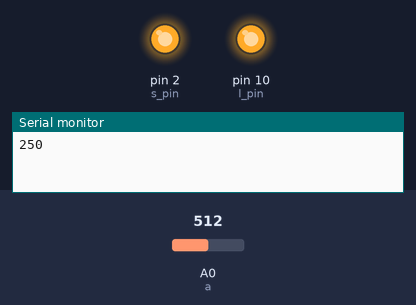
A sketch run on a simulated Arduino Uno, built with avr-gcc and run on an emulated ATmega328P. Shown: output pins drawn as LEDs (lit = HIGH), the last lines printed to the serial monitor. The inputs (shaded band) are chosen by the test bench; at power-on: A0 (a) = 512.

Above: at 3.8 s.
3.9 s: A0 (a) set to 122
At 6.5 s:
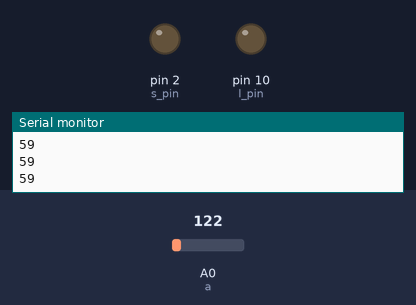
7.8 s: A0 (a) set to 229
11.7 s: A0 (a) set to 253
At 12.2 s:
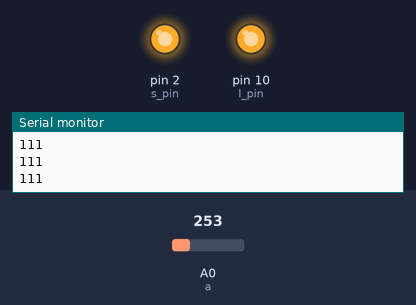
15.6 s: A0 (a) set to 110
At 18.3 s:
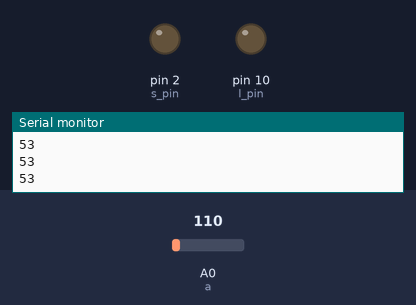
Timing chart, 0 to 19.8 s (numbered marks = the images above; inputs shaded):
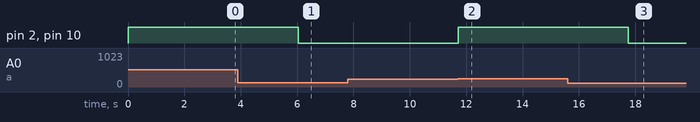

Measured:
- the behaviour switches between 245 and 246 on A0 (a) (found by bisection; images 1 and 2)
- after the input at 3.9 s, pin 2 (s_pin), pin 10 (l_pin): HIGH → LOW after 2.1 s
- after the input at 11.7 s, pin 2 (s_pin), pin 10 (l_pin): LOW → HIGH at once
- after the input at 15.6 s, pin 2 (s_pin), pin 10 (l_pin): HIGH → LOW after 2.2 s

The sketch:

BBEE.ino
```cpp
int a = A0;
int val = 0;
int l_pin = 10;
int s_pin = 2;

void setup()
{
    pinMode(l_pin, OUTPUT);
    pinMode(s_pin, OUTPUT);
    Serial.begin(9600);
}

void loop()
{
    digitalWrite(l_pin, LOW);
    digitalWrite(s_pin, LOW);
    val = analogRead(a);
    val = map(val, 0, 1023, 0 , 500);
    if(val >=120 ) {
      digitalWrite(l_pin, HIGH) ;
      digitalWrite(s_pin, HIGH);
      delay(3000);
    }
    Serial.println(val);
    delay(20);
}
```

hello.c
```cpp

```
